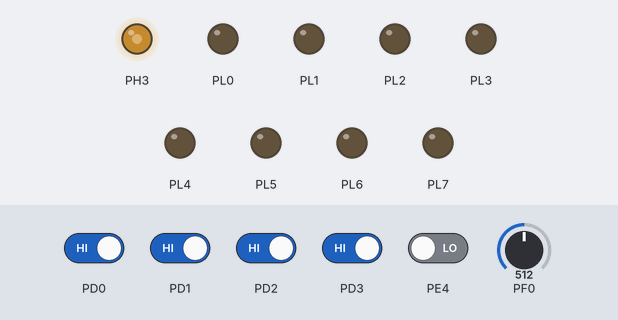
Bench run of a program on a simulated ATmega2560, built with avr-gcc and emulated at 14.7456 MHz. Parts: output pins drawn as LEDs (lit = HIGH). The test bench sets the inputs (shaded band); at power-on: PD0–3 HIGH, PE4 LOW, PF0 = 512.

Above: at 2.8 s.
2.9 s: PD0 driven LOW
At 4.3 s:
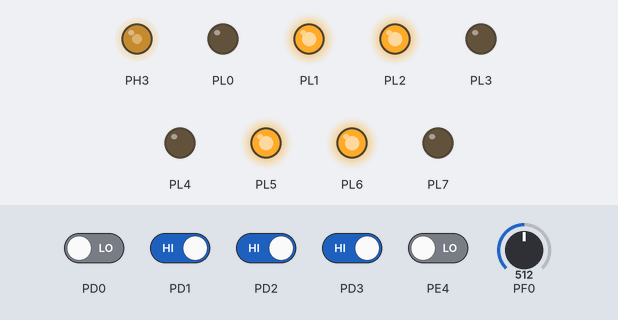
8.4 s: PD0 driven HIGH
At 10.1 s:
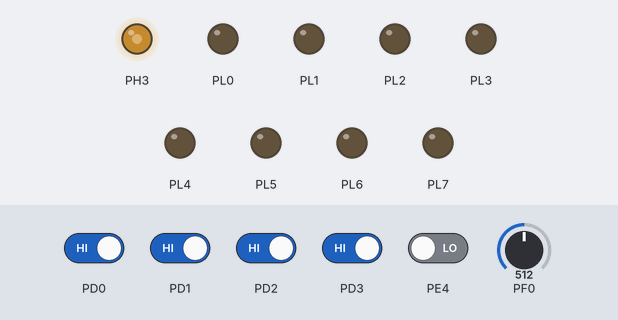
11.1 s: PF0 set to 716
At 12.4 s:
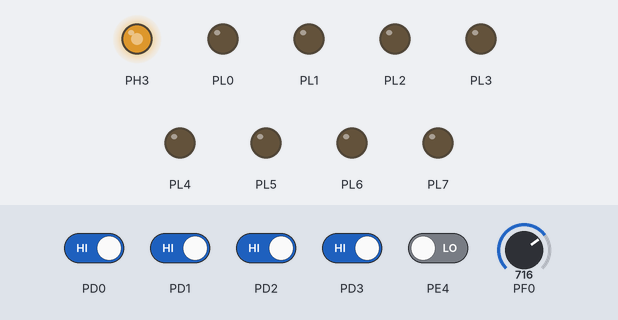
13.8 s: PD1 driven LOW
At 15.0 s:
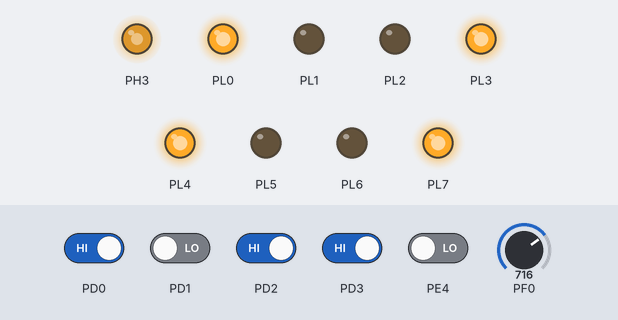
16.5 s: PD0 driven LOW
At 19.2 s:
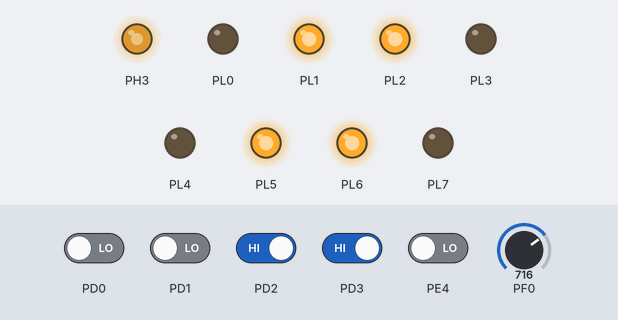
22.5 s: PD0 driven HIGH and PD1 driven HIGH and PD2 driven LOW and PD3 driven LOW and PE4 driven HIGH
At 25.0 s:
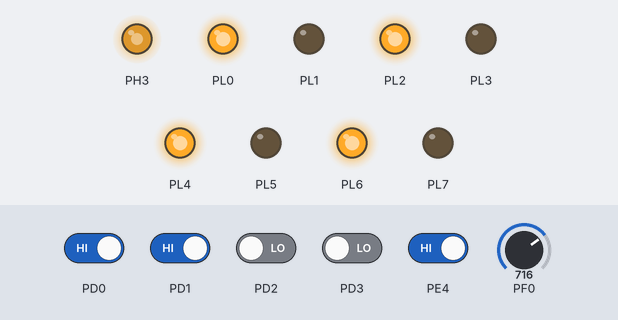
Timing chart, 0 to 26.3 s (numbered marks = the images above; inputs shaded):
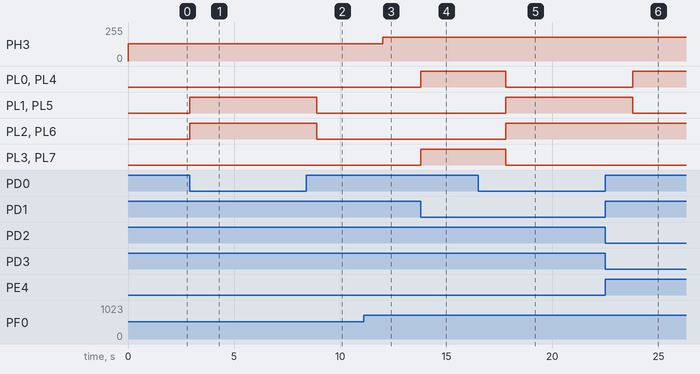

The program:

main.c
```c
/*
 * main.c
 *
 * Created: 8/12/2021 11:44:39 AM
 *  Author: AKASH
 */

#include <util/delay.h>					// Standard AVR Delay Library
#include <stdio.h>
#include <avr/interrupt.h>
#include <avr/io.h>				// Standard AVR IO Library
#define		F_CPU							14745600

void motors_pin_config(void) {

	DDRL = 0xFF ;
	PORTL = 0x00;
}

void pwm_pin_config(void){

	DDRH |= (1<<3);
	PORTH |= (1<<3);
}
 void switch_config(void) {
	 DDRD = 0x00;
	 PORTD =0x00;
	 DDRE =0x00;
	 PORTE =0x00;
	 DDRF = 0X00;
	 PORTF = 0X00 ;
 }
  void interruptsw_conf(void) {
	  EIMSK = 0x1F ;
	  EICRA =0x00;
	  EICRB =0x01;
  }
void motors_move_forward(void) {
	PORTL =0x55 ;
}
void motors_move_backward(void) {
	PORTL =0xAA ;
}
void motors_move_left(void) {
	PORTL =0x66 ;
}
void motors_move_right(void){
	PORTL =0x99 ;
}
void motors_stop(void){
	PORTL =0x00 ;
}

ISR(INT0_vect){
	motors_move_left() ;
	_delay_ms(2000);
	motors_stop() ;
	}
ISR(INT1_vect){
	motors_move_right() ;
	_delay_ms(2000);
	motors_stop() ;
}
ISR(INT2_vect){
	motors_move_forward() ;
}
ISR(INT3_vect){
	motors_move_backward() ;
}
ISR(INT4_vect){
	motors_stop() ;
}
void adc_init(void){
	DDRF = 0x00 ;
	PORTF =0x00 ;
	ADCSRA =(0x86) ;
	ADCSRB =0X00 ;
	ADMUX =0x40 ;
	ACSR =0X80 ;
 }
int adc_start(void){

	ADCSRA |= (1<<ADSC) ;
	while(!(ADCSRA & (1<<ADIF)));
	ADCSRA |=(1<<ADIF);
	return ADCW ;
	_delay_ms(1000);
}
void timer_pwm_init(void) {
   DDRH |=(1<<3) ;
   PORTH |=(1<<3);
   TCNT4 = 0x00 ;
   TCCR4A =0x81;
   TCCR4B =0x03 ;
   OCR4AL = 0x00 ;
   }


int main(void)
{
	pwm_pin_config() ;
	motors_pin_config() ;
	switch_config() ;
	interruptsw_conf() ;
	adc_init() ;
	timer_pwm_init() ;
	sei();

    while(1)
    {

	   OCR4A = (adc_start()/4);
	   if(ADCW==0)
	    motors_stop();
	   _delay_ms(2000);
    }
}
```

Measured:
- after the input at 2.9 s, PL1, PL2, PL5, PL6: LOW → HIGH at once
- after the input at 8.4 s, PL1, PL2, PL5, PL6: HIGH → LOW after 0.50 s
- after the input at 11.1 s, PH3: 128/255 → 179/255 after 0.90 s
- after the input at 13.8 s, PL0, PL3, PL4, PL7: LOW → HIGH at once
- after the input at 16.5 s, PL0, PL3, PL4, PL7: HIGH → LOW after 1.3 s; PL1, PL2, PL5, PL6: LOW → HIGH after 1.3 s
- after the input at 22.5 s, PL0, PL4: LOW → HIGH after 1.3 s; PL1, PL5: HIGH → LOW after 1.3 s
